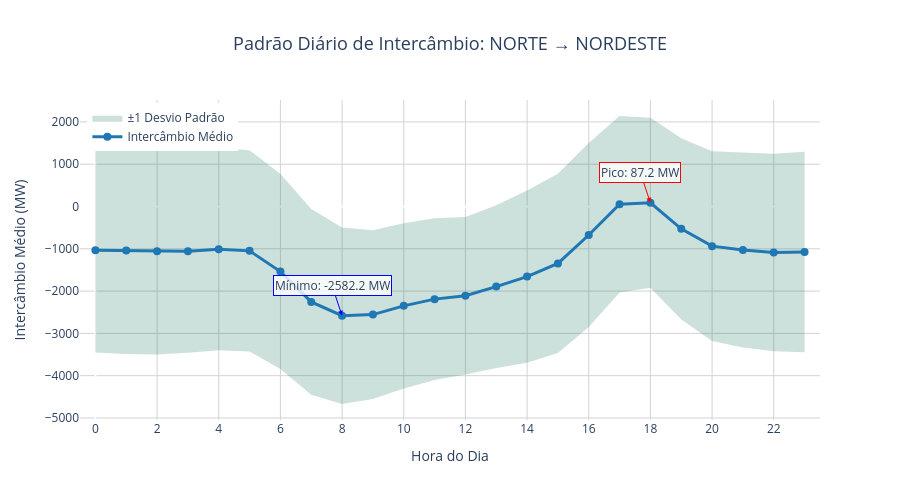
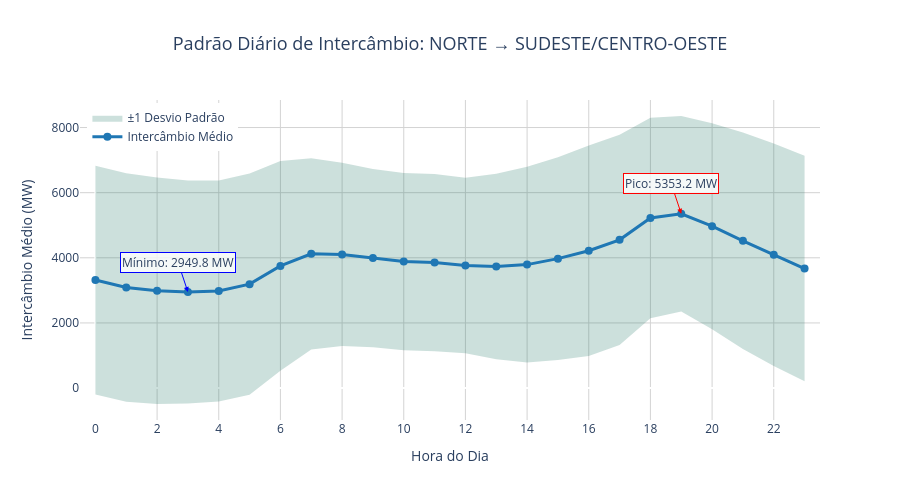
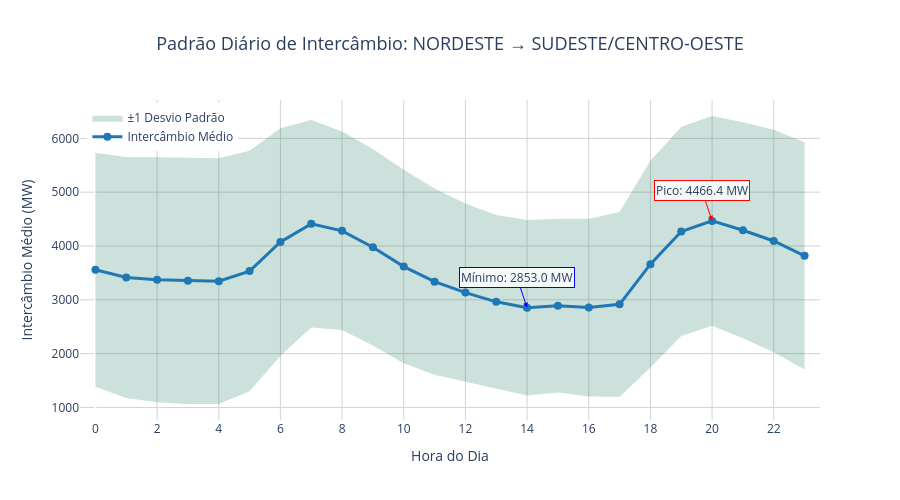
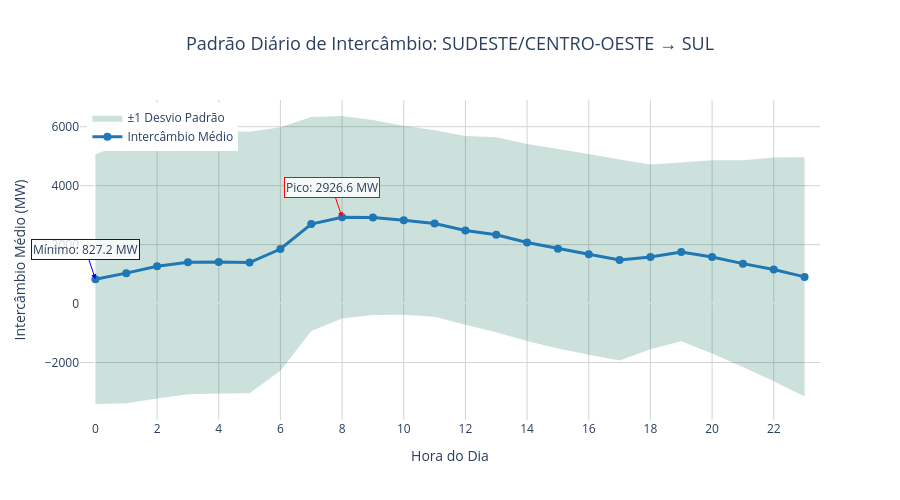

These figures' notebook cell, in order:
### Markdown cell above
### 1) Comportamento diário de intercâmbio

### Code cell
padrao_diario_n_ne = plot_daily_pattern(dataframe_n_ne, "NORTE", "NORDESTE")
padrao_diario_n_seco = plot_daily_pattern(dataframe_n_seco, "NORTE", "SUDESTE/CENTRO-OESTE")
padrao_diario_ne_seco = plot_daily_pattern(dataframe_ne_seco, "NORDESTE", "SUDESTE/CENTRO-OESTE")
padrao_diario_seco_s = plot_daily_pattern(dataframe_seco_s, "SUDESTE/CENTRO-OESTE", "SUL")

### Figure 1 — Plotly figure (JSON) as saved in the notebook; plotly's stock layout.template omitted (floating-point values rounded to 4 significant figures)
{"data": [{"fill": "toself", "fillcolor": "rgba(0,100,80,0.2)", "hoverinfo": "skip", "line": {"color": "rgba(255,255,255,0)"}, "name": "±1 Desvio Padrão", "showlegend": true, "type": "scatter", "x": [0, 1, 2, 3, 4, 5, 6, 7, 8, 9, 10, 11, 12, 13, 14, 15, 16, 17, 18, 19, 20, 21, 22, 23, 23, 22, 21, 20, 19, 18, 17, 16, 15, 14, 13, 12, 11, 10, 9, 8, 7, 6, 5, 4, 3, 2, 1, 0], "y": [1390.0, 1408.0, 1378.0, 1342.0, 1382.0, 1332.0, 765.9, -57.9, -494.4, -559.3, -395.2, -277.6, -246.4, 32.37, 378.2, 775.7, 1499.0, 2140.0, 2098.0, 1615.0, 1309.0, 1283.0, 1246.0, 1294.0, -3448.0, -3422.0, -3335.0, -3183.0, -2669.0, -1923.0, -2031.0, -2847.0, -3466.0, -3692.0, -3820.0, -3973.0, -4103.0, -4303.0, -4552.0, -4670.0, -4454.0, -3842.0, -3430.0, -3400.0, -3460.0, -3498.0, -3485.0, -3453.0]}, {"hovertemplate": "<b>Hora:</b> %{x}:00<br><b>Intercâmbio Médio:</b> %{y:.2f} MW<br><extra></extra>", "line": {"color": "#1f77b4", "width": 3}, "marker": {"color": "#1f77b4", "size": 8}, "mode": "lines+markers", "name": "Intercâmbio Médio", "type": "scatter", "x": [0, 1, 2, 3, 4, 5, 6, 7, 8, 9, 10, 11, 12, 13, 14, 15, 16, 17, 18, 19, 20, 21, 22, 23], "y": [-1032.0, -1039.0, -1060.0, -1059.0, -1009.0, -1049.0, -1538.0, -2256.0, -2582.0, -2556.0, -2349.0, -2190.0, -2109.0, -1894.0, -1657.0, -1345.0, -673.6, 54.67, 87.21, -527.0, -936.9, -1026.0, -1088.0, -1077.0]}], "layout": {"annotations": [{"arrowcolor": "red", "arrowhead": 2, "bgcolor": "rgba(255,255,255,0.8)", "bordercolor": "red", "showarrow": true, "text": "Pico: 87.2 MW", "x": 18, "y": 87.21}, {"arrowcolor": "blue", "arrowhead": 2, "bgcolor": "rgba(255,255,255,0.8)", "bordercolor": "blue", "showarrow": true, "text": "Mínimo: -2582.2 MW", "x": 8, "y": -2582.0}], "height": 500, "hovermode": "x unified", "legend": {"x": 0.01, "xanchor": "left", "y": 0.99, "yanchor": "top"}, "plot_bgcolor": "white", "title": {"font": {"size": 18}, "text": "Padrão Diário de Intercâmbio: NORTE → NORDESTE", "x": 0.5}, "width": 900, "xaxis": {"dtick": 2, "gridcolor": "lightgray", "gridwidth": 1, "range": [-0.5, 23.5], "tick0": 0, "tickmode": "linear", "title": {"font": {"size": 14}, "text": "Hora do Dia"}}, "yaxis": {"gridcolor": "lightgray", "gridwidth": 1, "title": {"font": {"size": 14}, "text": "Intercâmbio Médio (MW)"}}}}

### Figure 2 — Plotly figure (JSON) as saved in the notebook; plotly's stock layout.template omitted (floating-point values rounded to 4 significant figures)
{"data": [{"fill": "toself", "fillcolor": "rgba(0,100,80,0.2)", "hoverinfo": "skip", "line": {"color": "rgba(255,255,255,0)"}, "name": "±1 Desvio Padrão", "showlegend": true, "type": "scatter", "x": [0, 1, 2, 3, 4, 5, 6, 7, 8, 9, 10, 11, 12, 13, 14, 15, 16, 17, 18, 19, 20, 21, 22, 23, 23, 22, 21, 20, 19, 18, 17, 16, 15, 14, 13, 12, 11, 10, 9, 8, 7, 6, 5, 4, 3, 2, 1, 0], "y": [6829.0, 6593.0, 6465.0, 6376.0, 6375.0, 6586.0, 6975.0, 7056.0, 6917.0, 6730.0, 6605.0, 6576.0, 6457.0, 6580.0, 6795.0, 7084.0, 7448.0, 7778.0, 8303.0, 8354.0, 8130.0, 7846.0, 7512.0, 7132.0, 208.7, 680.5, 1197.0, 1810.0, 2352.0, 2145.0, 1326.0, 984.3, 864.1, 787.8, 883.1, 1071.0, 1131.0, 1165.0, 1252.0, 1292.0, 1188.0, 528.6, -202.4, -415.6, -476.6, -488.7, -419.3, -195.6]}, {"hovertemplate": "<b>Hora:</b> %{x}:00<br><b>Intercâmbio Médio:</b> %{y:.2f} MW<br><extra></extra>", "line": {"color": "#1f77b4", "width": 3}, "marker": {"color": "#1f77b4", "size": 8}, "mode": "lines+markers", "name": "Intercâmbio Médio", "type": "scatter", "x": [0, 1, 2, 3, 4, 5, 6, 7, 8, 9, 10, 11, 12, 13, 14, 15, 16, 17, 18, 19, 20, 21, 22, 23], "y": [3317.0, 3087.0, 2988.0, 2950.0, 2980.0, 3192.0, 3752.0, 4122.0, 4105.0, 3991.0, 3885.0, 3853.0, 3764.0, 3731.0, 3791.0, 3974.0, 4216.0, 4552.0, 5224.0, 5353.0, 4970.0, 4522.0, 4096.0, 3670.0]}], "layout": {"annotations": [{"arrowcolor": "red", "arrowhead": 2, "bgcolor": "rgba(255,255,255,0.8)", "bordercolor": "red", "showarrow": true, "text": "Pico: 5353.2 MW", "x": 19, "y": 5353.0}, {"arrowcolor": "blue", "arrowhead": 2, "bgcolor": "rgba(255,255,255,0.8)", "bordercolor": "blue", "showarrow": true, "text": "Mínimo: 2949.8 MW", "x": 3, "y": 2950.0}], "height": 500, "hovermode": "x unified", "legend": {"x": 0.01, "xanchor": "left", "y": 0.99, "yanchor": "top"}, "plot_bgcolor": "white", "title": {"font": {"size": 18}, "text": "Padrão Diário de Intercâmbio: NORTE → SUDESTE/CENTRO-OESTE", "x": 0.5}, "width": 900, "xaxis": {"dtick": 2, "gridcolor": "lightgray", "gridwidth": 1, "range": [-0.5, 23.5], "tick0": 0, "tickmode": "linear", "title": {"font": {"size": 14}, "text": "Hora do Dia"}}, "yaxis": {"gridcolor": "lightgray", "gridwidth": 1, "title": {"font": {"size": 14}, "text": "Intercâmbio Médio (MW)"}}}}

### Figure 3 — Plotly figure (JSON) as saved in the notebook; plotly's stock layout.template omitted (floating-point values rounded to 4 significant figures)
{"data": [{"fill": "toself", "fillcolor": "rgba(0,100,80,0.2)", "hoverinfo": "skip", "line": {"color": "rgba(255,255,255,0)"}, "name": "±1 Desvio Padrão", "showlegend": true, "type": "scatter", "x": [0, 1, 2, 3, 4, 5, 6, 7, 8, 9, 10, 11, 12, 13, 14, 15, 16, 17, 18, 19, 20, 21, 22, 23, 23, 22, 21, 20, 19, 18, 17, 16, 15, 14, 13, 12, 11, 10, 9, 8, 7, 6, 5, 4, 3, 2, 1, 0], "y": [5732.0, 5653.0, 5648.0, 5642.0, 5628.0, 5769.0, 6188.0, 6339.0, 6125.0, 5803.0, 5415.0, 5067.0, 4792.0, 4577.0, 4483.0, 4506.0, 4506.0, 4632.0, 5583.0, 6214.0, 6416.0, 6300.0, 6160.0, 5927.0, 1706.0, 2025.0, 2284.0, 2517.0, 2326.0, 1741.0, 1200.0, 1205.0, 1277.0, 1223.0, 1348.0, 1476.0, 1605.0, 1819.0, 2149.0, 2437.0, 2484.0, 1960.0, 1299.0, 1064.0, 1064.0, 1094.0, 1175.0, 1383.0]}, {"hovertemplate": "<b>Hora:</b> %{x}:00<br><b>Intercâmbio Médio:</b> %{y:.2f} MW<br><extra></extra>", "line": {"color": "#1f77b4", "width": 3}, "marker": {"color": "#1f77b4", "size": 8}, "mode": "lines+markers", "name": "Intercâmbio Médio", "type": "scatter", "x": [0, 1, 2, 3, 4, 5, 6, 7, 8, 9, 10, 11, 12, 13, 14, 15, 16, 17, 18, 19, 20, 21, 22, 23], "y": [3558.0, 3414.0, 3371.0, 3353.0, 3346.0, 3534.0, 4074.0, 4412.0, 4281.0, 3976.0, 3617.0, 3336.0, 3134.0, 2962.0, 2853.0, 2892.0, 2855.0, 2916.0, 3662.0, 4270.0, 4466.0, 4292.0, 4093.0, 3817.0]}], "layout": {"annotations": [{"arrowcolor": "red", "arrowhead": 2, "bgcolor": "rgba(255,255,255,0.8)", "bordercolor": "red", "showarrow": true, "text": "Pico: 4466.4 MW", "x": 20, "y": 4466.0}, {"arrowcolor": "blue", "arrowhead": 2, "bgcolor": "rgba(255,255,255,0.8)", "bordercolor": "blue", "showarrow": true, "text": "Mínimo: 2853.0 MW", "x": 14, "y": 2853.0}], "height": 500, "hovermode": "x unified", "legend": {"x": 0.01, "xanchor": "left", "y": 0.99, "yanchor": "top"}, "plot_bgcolor": "white", "title": {"font": {"size": 18}, "text": "Padrão Diário de Intercâmbio: NORDESTE → SUDESTE/CENTRO-OESTE", "x": 0.5}, "width": 900, "xaxis": {"dtick": 2, "gridcolor": "lightgray", "gridwidth": 1, "range": [-0.5, 23.5], "tick0": 0, "tickmode": "linear", "title": {"font": {"size": 14}, "text": "Hora do Dia"}}, "yaxis": {"gridcolor": "lightgray", "gridwidth": 1, "title": {"font": {"size": 14}, "text": "Intercâmbio Médio (MW)"}}}}

### Figure 4 — Plotly figure (JSON) as saved in the notebook; plotly's stock layout.template omitted (floating-point values rounded to 4 significant figures)
{"data": [{"fill": "toself", "fillcolor": "rgba(0,100,80,0.2)", "hoverinfo": "skip", "line": {"color": "rgba(255,255,255,0)"}, "name": "±1 Desvio Padrão", "showlegend": true, "type": "scatter", "x": [0, 1, 2, 3, 4, 5, 6, 7, 8, 9, 10, 11, 12, 13, 14, 15, 16, 17, 18, 19, 20, 21, 22, 23, 23, 22, 21, 20, 19, 18, 17, 16, 15, 14, 13, 12, 11, 10, 9, 8, 7, 6, 5, 4, 3, 2, 1, 0], "y": [5062.0, 5449.0, 5756.0, 5871.0, 5873.0, 5831.0, 5981.0, 6326.0, 6363.0, 6228.0, 6032.0, 5884.0, 5683.0, 5639.0, 5414.0, 5246.0, 5078.0, 4884.0, 4714.0, 4786.0, 4859.0, 4860.0, 4951.0, 4964.0, -3155.0, -2638.0, -2152.0, -1697.0, -1282.0, -1552.0, -1929.0, -1735.0, -1525.0, -1274.0, -971.3, -720.9, -447.6, -378.3, -391.0, -510.2, -933.1, -2281.0, -3047.0, -3054.0, -3074.0, -3224.0, -3386.0, -3408.0]}, {"hovertemplate": "<b>Hora:</b> %{x}:00<br><b>Intercâmbio Médio:</b> %{y:.2f} MW<br><extra></extra>", "line": {"color": "#1f77b4", "width": 3}, "marker": {"color": "#1f77b4", "size": 8}, "mode": "lines+markers", "name": "Intercâmbio Médio", "type": "scatter", "x": [0, 1, 2, 3, 4, 5, 6, 7, 8, 9, 10, 11, 12, 13, 14, 15, 16, 17, 18, 19, 20, 21, 22, 23], "y": [827.2, 1031.0, 1266.0, 1398.0, 1410.0, 1392.0, 1850.0, 2696.0, 2927.0, 2919.0, 2827.0, 2718.0, 2481.0, 2334.0, 2070.0, 1861.0, 1671.0, 1477.0, 1581.0, 1752.0, 1581.0, 1354.0, 1157.0, 904.7]}], "layout": {"annotations": [{"arrowcolor": "red", "arrowhead": 2, "bgcolor": "rgba(255,255,255,0.8)", "bordercolor": "red", "showarrow": true, "text": "Pico: 2926.6 MW", "x": 8, "y": 2927.0}, {"arrowcolor": "blue", "arrowhead": 2, "bgcolor": "rgba(255,255,255,0.8)", "bordercolor": "blue", "showarrow": true, "text": "Mínimo: 827.2 MW", "x": 0, "y": 827.2}], "height": 500, "hovermode": "x unified", "legend": {"x": 0.01, "xanchor": "left", "y": 0.99, "yanchor": "top"}, "plot_bgcolor": "white", "title": {"font": {"size": 18}, "text": "Padrão Diário de Intercâmbio: SUDESTE/CENTRO-OESTE → SUL", "x": 0.5}, "width": 900, "xaxis": {"dtick": 2, "gridcolor": "lightgray", "gridwidth": 1, "range": [-0.5, 23.5], "tick0": 0, "tickmode": "linear", "title": {"font": {"size": 14}, "text": "Hora do Dia"}}, "yaxis": {"gridcolor": "lightgray", "gridwidth": 1, "title": {"font": {"size": 14}, "text": "Intercâmbio Médio (MW)"}}}}
